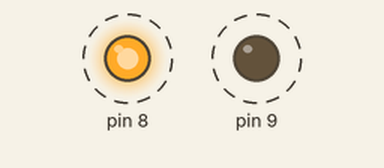
This sketch was run on a simulated Arduino Uno, built with avr-gcc and run on an emulated ATmega328P. On the bench: output pins drawn as LEDs (lit = HIGH). Dashed ring = blinking.

Above: at 0.1 s.
Timing chart, 0 to 3.0 s (numbered marks = the images above):
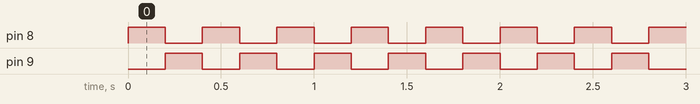

The sketch:

Arduino-LED.ino
```cpp
void setup() {
  pinMode(8, OUTPUT);
  pinMode(9, OUTPUT);
}

void loop() {
  digitalWrite(8, HIGH);
  delay(200);
  digitalWrite(8, LOW);

  digitalWrite(9, HIGH);
  delay(200);
  digitalWrite(9, LOW);
}
```

Measured:
- by itself, pin 8, pin 9: alternates HIGH for 0.20 s and LOW for 0.20 s
